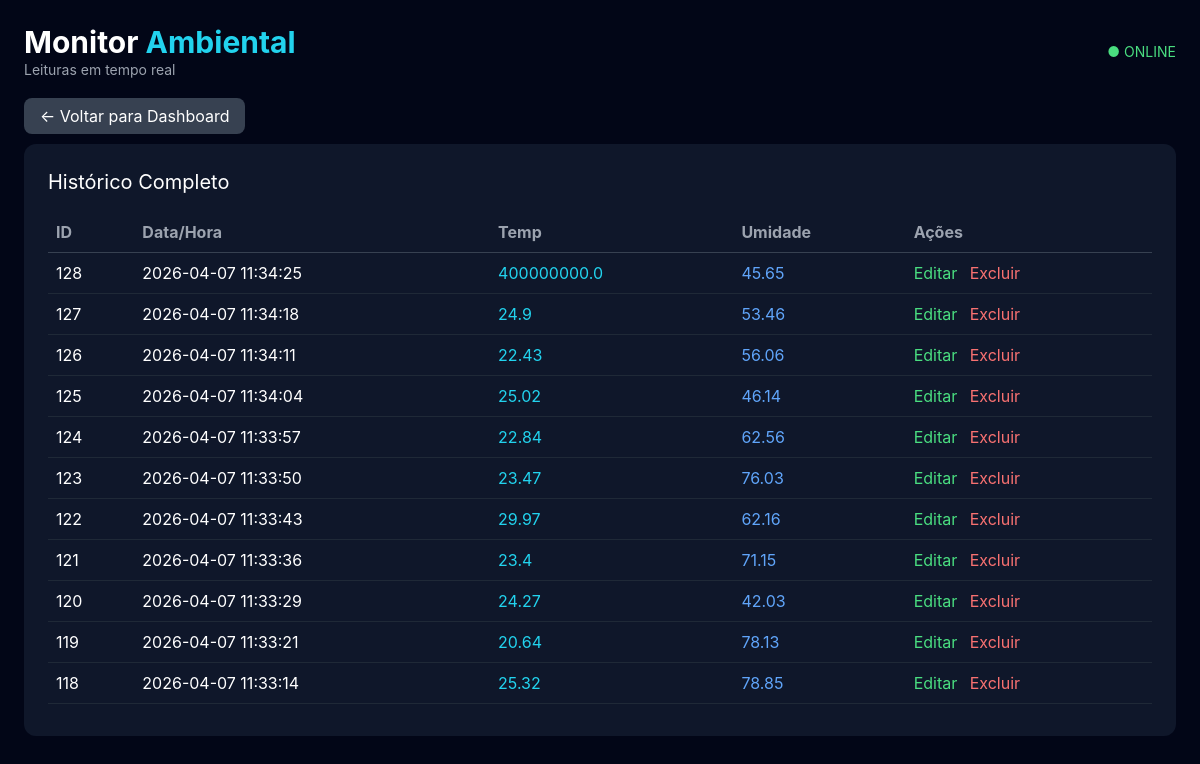
Before: /leituras with the older database file.
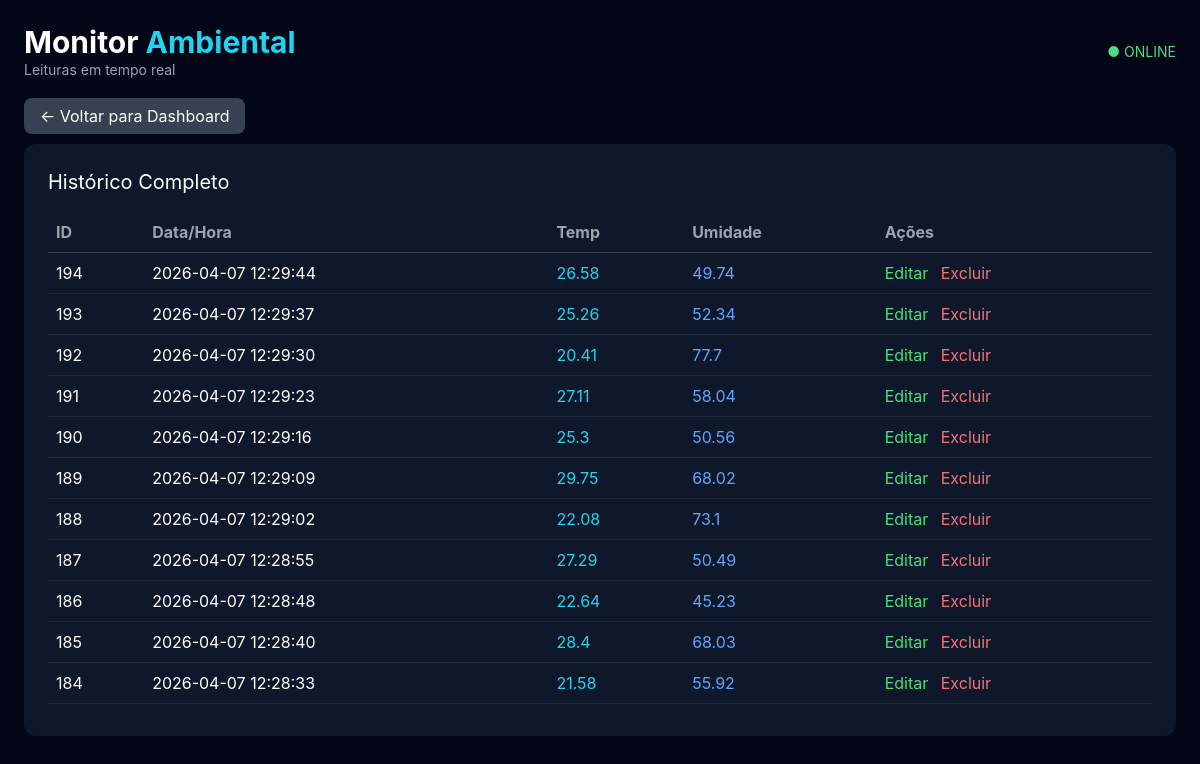
After: the same page with the newer database file.
### tables this page shows
CREATE TABLE leituras (
    id INTEGER PRIMARY KEY AUTOINCREMENT,
    temperatura REAL NOT NULL,
    umidade REAL NOT NULL,
    pressao REAL,
    localizacao TEXT DEFAULT 'Lab',
    timestamp DATETIME DEFAULT (datetime('now','localtime'))
);

### app.py (the view)
@app.route('/leituras')
def historico():
    dados = listar_leituras(50)
    dados = [dict(row) for row in dados]
    return render_template('historico.html', leituras=dados)

### database.py (called while the page is built)
def get_db_connection():
    conn = sqlite3.connect('dados.db', timeout=10)
    conn.execute('PRAGMA journal_mode=WAL')
    conn.execute('PRAGMA busy_timeout=5000')
    conn.row_factory = sqlite3.Row
    return conn

def listar_leituras(limite=50):
    conn = get_db_connection()
    dados = conn.execute(
        "SELECT * FROM leituras ORDER BY timestamp DESC LIMIT ?",
        (limite,)
    ).fetchall()
    conn.close()
    return dados

### templates/historico.html (shortened to what this page needs)
{% extends 'base.html' %}
{% block content %}
<div class="mb-4">
    <a href="/"
       class="bg-gray-700 px-4 py-2 rounded-lg hover:bg-gray-600">
        ← Voltar para Dashboard
    </a>
</div>
<div class="bg-slate-900 p-6 rounded-xl">
    <h2 class="text-xl mb-4">Histórico Completo</h2>
    <div class="overflow-y-auto max-h-[500px]">
        <table class="w-full text-left">
            <thead>
                <tr class="text-gray-400 border-b border-gray-700">
                    <th class="p-2">ID</th>
                    <th class="p-2">Data/Hora</th>
                    <th class="p-2">Temp</th>
                    <th class="p-2">Umidade</th>
                    <th class="p-2">Ações</th>
                </tr>
            </thead>
            <tbody>
                {% for l in leituras %}
                <tr class="border-b border-gray-800 hover:bg-slate-800">
                    <td class="p-2">{{ l.id }}</td>
                    <td class="p-2">{{ l.timestamp }}</td>
                    <td class="p-2 text-cyan-400">{{ l.temperatura }}</td>
                    <td class="p-2 text-blue-400">{{ l.umidade }}</td>
                    <td class="p-2">
                        <a href="/leituras/{{ l.id }}"
                           class="text-green-400 mr-2">Editar</a>
                        <button onclick="deletar({{ l.id }})"
                                class="text-red-400">
                            Excluir
                        </button>
                    </td>
                </tr>
                {% endfor %}
            </tbody>
        </table>
    </div>
</div>
{% endblock %}

Changed rows visible on the page:
no longer on this page (row unchanged): leituras: id "128", timestamp "2026-04-07 11:34:25", temperatura "400000000.0", umidade "45.65"
no longer on this page (row unchanged): leituras: id "127", timestamp "2026-04-07 11:34:18", temperatura "24.9", umidade "53.46"
no longer on this page (row unchanged): leituras: id "126", timestamp "2026-04-07 11:34:11", temperatura "22.43", umidade "56.06"
no longer on this page (row unchanged): leituras: id "125", timestamp "2026-04-07 11:34:04", temperatura "25.02", umidade "46.14"
no longer on this page (row unchanged): leituras: id "124", timestamp "2026-04-07 11:33:57", temperatura "22.84", umidade "62.56"
no longer on this page (row unchanged): leituras: id "123", timestamp "2026-04-07 11:33:50", temperatura "23.47", umidade "76.03"
no longer on this page (row unchanged): leituras: id "122", timestamp "2026-04-07 11:33:43", temperatura "29.97", umidade "62.16"
no longer on this page (row unchanged): leituras: id "121", timestamp "2026-04-07 11:33:36", temperatura "23.4", umidade "71.15"
no longer on this page (row unchanged): leituras: id "120", timestamp "2026-04-07 11:33:29", temperatura "24.27", umidade "42.03"
no longer on this page (row unchanged): leituras: id "119", timestamp "2026-04-07 11:33:21", temperatura "20.64", umidade "78.13"
no longer on this page (row unchanged): leituras: id "118", timestamp "2026-04-07 11:33:14", temperatura "25.32", umidade "78.85"
added leituras: id "194", timestamp "2026-04-07 12:29:44", temperatura "26.58", umidade "49.74"
added leituras: id "193", timestamp "2026-04-07 12:29:37", temperatura "25.26", umidade "52.34"
added leituras: id "192", timestamp "2026-04-07 12:29:30", temperatura "20.41", umidade "77.7"
added leituras: id "191", timestamp "2026-04-07 12:29:23", temperatura "27.11", umidade "58.04"
added leituras: id "190", timestamp "2026-04-07 12:29:16", temperatura "25.3", umidade "50.56"
added leituras: id "189", timestamp "2026-04-07 12:29:09", temperatura "29.75", umidade "68.02"
added leituras: id "188", timestamp "2026-04-07 12:29:02", temperatura "22.08", umidade "73.1"
added leituras: id "187", timestamp "2026-04-07 12:28:55", temperatura "27.29", umidade "50.49"
added leituras: id "186", timestamp "2026-04-07 12:28:48", temperatura "22.64", umidade "45.23"
added leituras: id "185", timestamp "2026-04-07 12:28:40", temperatura "28.4", umidade "68.03"
added leituras: id "184", timestamp "2026-04-07 12:28:33", temperatura "21.58", umidade "55.92"
